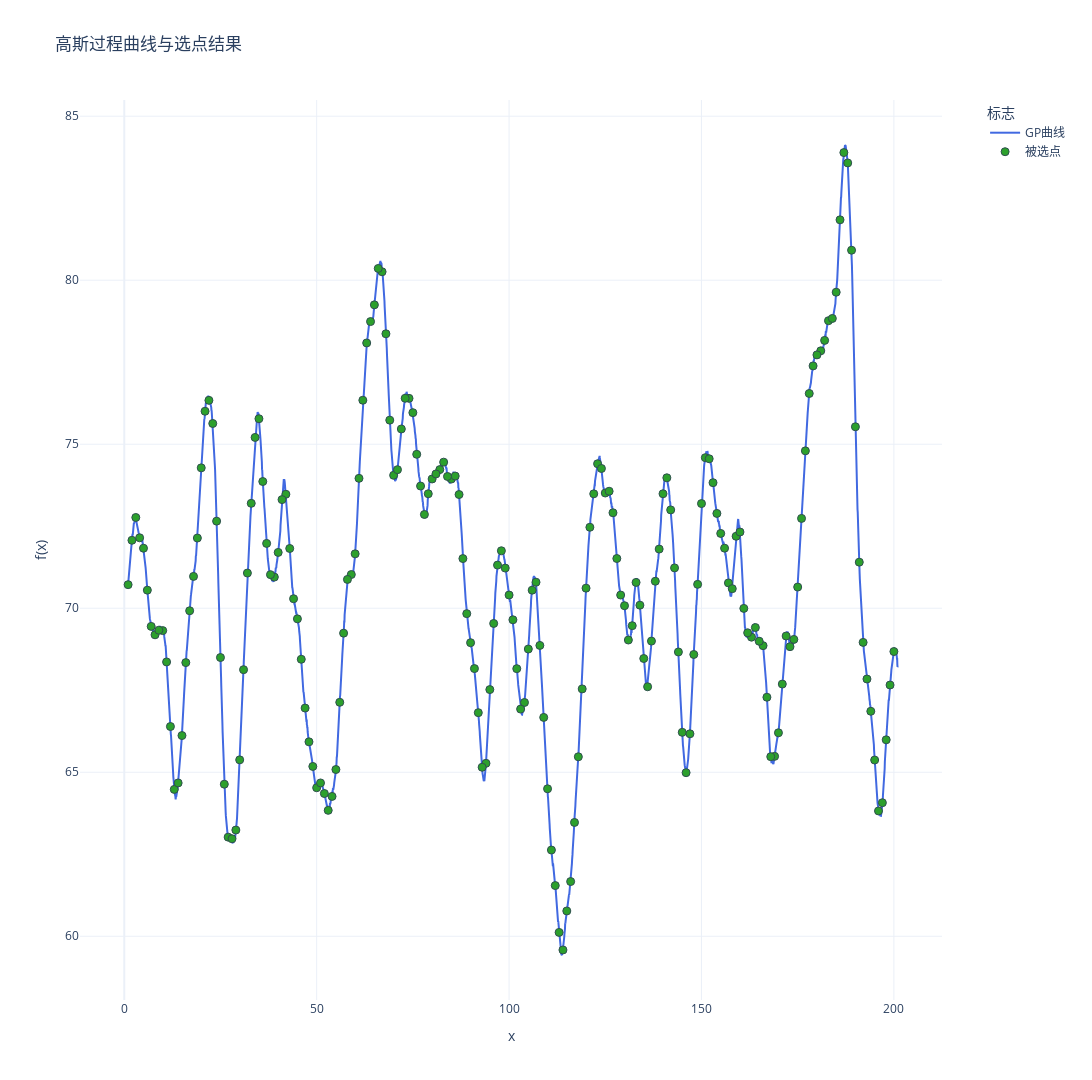

The cell this chart's notebook holds for it:
### Code cell
import numpy as np
import plotly.graph_objects as go
from sklearn.gaussian_process import GaussianProcessRegressor
from sklearn.gaussian_process.kernels import RBF, ConstantKernel,WhiteKernel,Matern
from scipy.linalg import cholesky
import matplotlib.pyplot as plt

np.random.seed(seed=seed)
# 定义核函数
kernel = ConstantKernel(25.0) * Matern(length_scale=4, nu=2.5) + WhiteKernel(1e-3)
gp = GaussianProcessRegressor(kernel=kernel)

x_dense = np.linspace(1, 201, 4000).reshape(-1, 1)

y_dense = gp.sample_y(x_dense, n_samples=1, random_state=seed).flatten() + 70

# 提取整数点对应的y值
integer_points = np.random.choice(np.arange(1, 201), size=200, replace=False)
indices = [np.abs(x_dense.flatten() - x).argmin() for x in integer_points]
y_integers = y_dense[indices]

# 计算整数点的协方差矩阵
cov_matrix = kernel(integer_points.reshape(-1,1))

# 计算相关性矩阵
std_dev = np.sqrt(np.diag(cov_matrix))  
corr_matrix = cov_matrix / np.outer(std_dev, std_dev)  

fig = go.Figure()

fig.add_trace(go.Scatter(
    x=x_dense.flatten(), 
    y=y_dense,
    mode='lines',
    name='GP曲线',
    line=dict(color='royalblue', width=2)
))

#colors = ['#1f77b4', '#ff7f0e', '#2ca02c', '#d62728', '#9467bd']  # 5种不同颜色
colors = ['#2ca02c',]

fig.add_trace(go.Scatter(
    x=integer_points,
    y=y_integers,
    mode='markers',
    name='被选点',
    marker=dict(
        color=colors[0],
        size=8,
        line=dict(width=1, color='DarkSlateGrey')
)))

fig.update_layout(
    title='高斯过程曲线与选点结果',
    xaxis_title='x',
    yaxis_title='f(x)',
    template='plotly_white',
    height=1080,
    width=1920,
    legend=dict(
        title='标志',
        x=1.05,
        y=1,
        xanchor='left',
        yanchor='top',
        bgcolor='rgba(255,255,255,0.8)'
    ),
    margin=dict(r=150) 
)

fig.show()

### Figure 1 — Plotly figure (JSON) as saved in the notebook; plotly's stock layout.template omitted (floating-point values rounded to 4 significant figures; data arrays with more than 128 entries replaced by an {"elided": "..."} marker saying what was removed)
{"data": [{"line": {"color": "royalblue", "width": 2}, "mode": "lines", "name": "GP曲线", "type": "scatter", "x": {"elided": "4000 float values"}, "y": {"elided": "4000 float values"}}, {"marker": {"color": "#2ca02c", "line": {"color": "DarkSlateGrey", "width": 1}, "size": 8}, "mode": "markers", "name": "被选点", "type": "scatter", "x": {"elided": "200 int values"}, "y": {"elided": "200 float values"}}], "layout": {"height": 1080, "legend": {"bgcolor": "rgba(255,255,255,0.8)", "title": {"text": "标志"}, "x": 1.05, "xanchor": "left", "y": 1, "yanchor": "top"}, "margin": {"r": 150}, "title": {"text": "高斯过程曲线与选点结果"}, "width": 1920, "xaxis": {"title": {"text": "x"}}, "yaxis": {"title": {"text": "f(x)"}}}}
